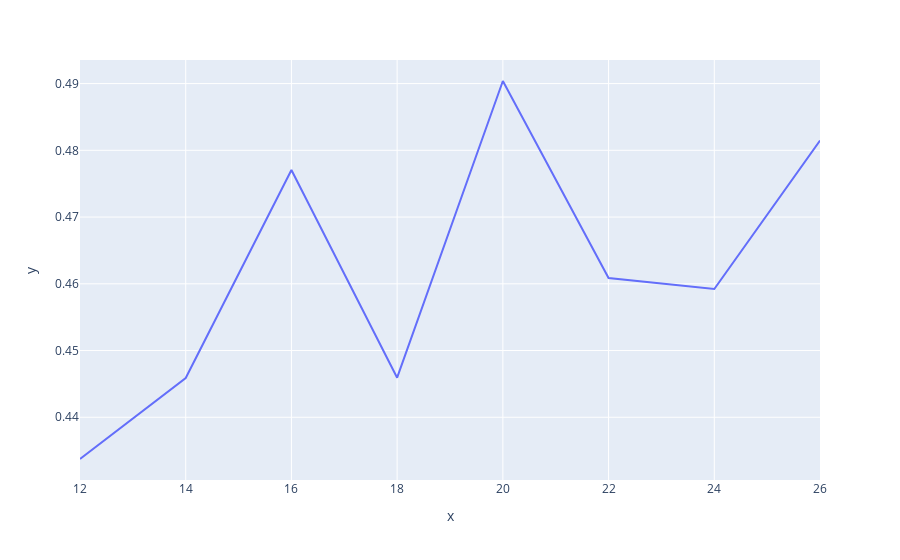

Write notebook code for a chart like this one.
### Code cell
start=12; limit=26;step=2;
x = range(start, limit+step, step)
px.line(x=x,y=coherence_values)

### Figure 1 — Plotly figure (JSON) as saved in the notebook; plotly's stock layout.template omitted (floating-point values rounded to 4 significant figures)
{"data": [{"hovertemplate": "x=%{x}<br>y=%{y}<extra></extra>", "legendgroup": "", "line": {"color": "#636efa", "dash": "solid"}, "marker": {"symbol": "circle"}, "mode": "lines", "name": "", "orientation": "v", "showlegend": false, "type": "scatter", "x": [12, 14, 16, 18, 20, 22, 24, 26], "xaxis": "x", "y": [0.4337, 0.4459, 0.477, 0.4459, 0.4904, 0.4609, 0.4592, 0.4815], "yaxis": "y"}], "layout": {"legend": {"tracegroupgap": 0}, "margin": {"t": 60}, "xaxis": {"anchor": "y", "domain": [0, 1], "title": {"text": "x"}}, "yaxis": {"anchor": "x", "domain": [0, 1], "title": {"text": "y"}}}}
